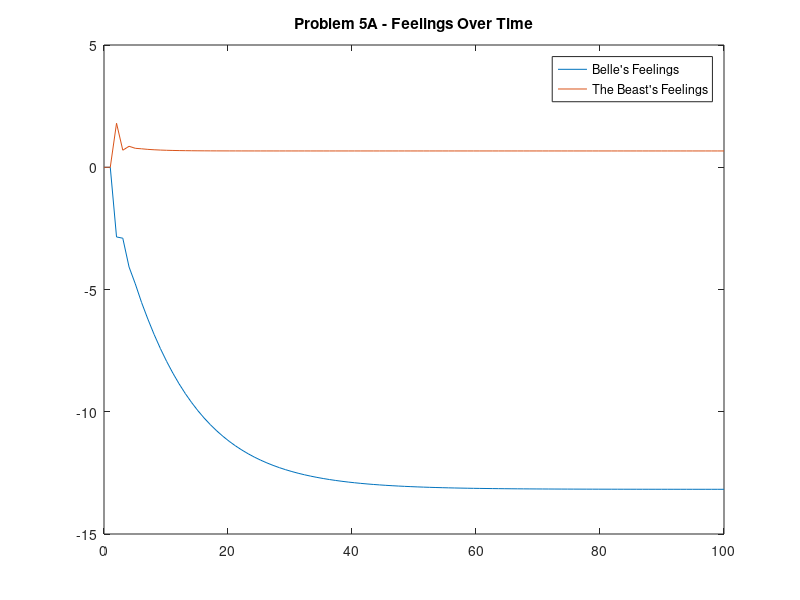

The MATLAB script that drew this image:
% Matt McDade
% System Simluation
% Final Exam Problem 5A

clear; close all; clc;

N = 100;
t = linspace(0, N, N);

a1 = 0.1;
a2 = 0.3;

A1 = 1.2;
A2 = -1.9;
R1 = @(x) (exp(x)-exp(-x)) / (exp(x)+exp(-x));
R2 = @(x) (2*exp(x)-2*exp(-x)) / (exp(x)+2*exp(-x));

x1 = zeros(1, N);
x2 = zeros(1, N);
fx1 = zeros(1, N);
fx2 = zeros(1, N);

for k = 2:N-1
    fx1(k) = -a1 * x1(k) + R1(x2(k)) + A2;
    fx2(k) = -a2 * x2(k) + R2(x1(k)) + A1;
    
    x1(k+1) = x1(k) + (3/2) * fx1(k) - (1/2) * fx1(k-1);
    x2(k+1) = x2(k) + (3/2) * fx2(k) - (1/2) * fx2(k-1);
end

plot(t, x1, t, x2)
title('Problem 5A - Feelings Over Time')
legend("Belle's Feelings", "The Beast's Feelings")
